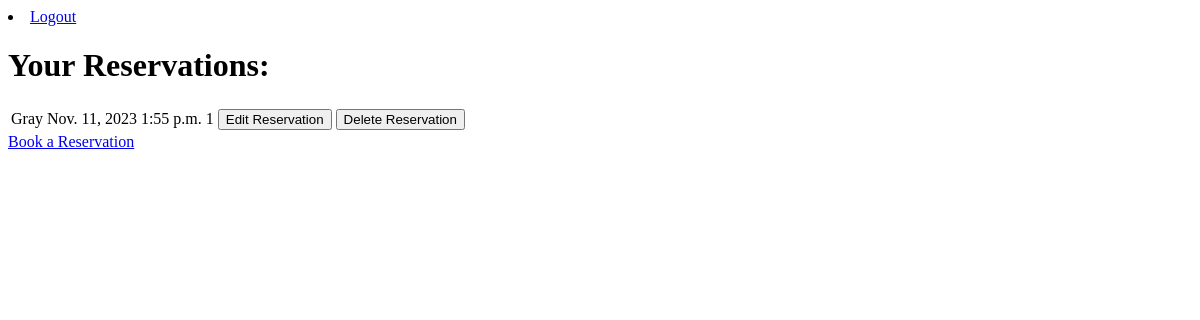
Page / (signed in) on the earlier database version.
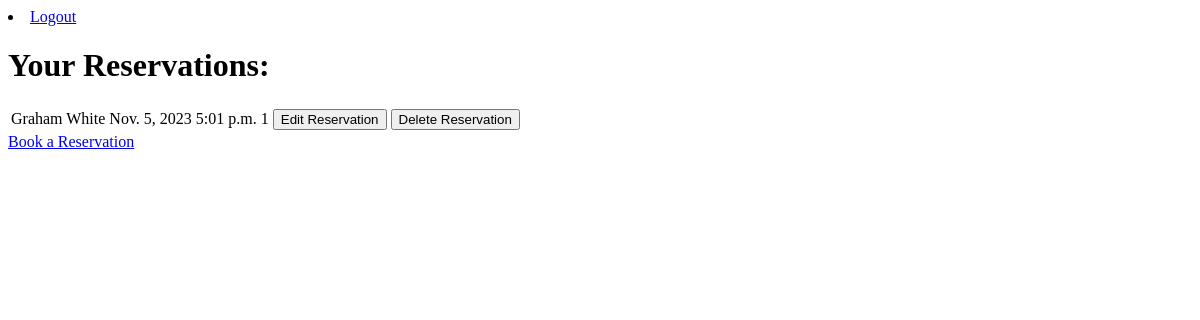
Same page on the later database version.
### booking/models.py (models this page shows, shortened)
class Reservation(models.Model):
    name = models.CharField(max_length=50, null=False, blank=False)
    date = models.DateField(null=False, blank=False)
    time = models.TimeField(null=False, blank=False)
    guest_number = models.IntegerField(null=False, blank=False)
    user = models.ForeignKey(
        settings.AUTH_USER_MODEL, on_delete=models.CASCADE,
        blank=True, null=True
        )
    class Meta:
        unique_together = ('date', 'time',)

### booking/views.py (the view)
# urls.py: path('', views.get_booking_list, name='get_booking_list'),
@login_required
def get_booking_list(request):
    reservations = Reservation.objects.all()
    context = {
        'reservations': reservations
    }
    return render(request, 'booking/booking_list.html', context)

### booking/templates/booking/booking_list.html (shortened to what this page needs)
<!DOCTYPE html>
<html lang="en">
<head>
</head>
<body>
    {% if user.is_authenticated %}
        <li class="nav-item">
            <a class="nav-link" href="{% url 'account_logout' %}">Logout</a>
        </li>
        <h1>Your Reservations:</h1>
        <table>
        {% for reservation in reservations %}
            {% if reservation.user == request.user %}
                <tr>
                    <td>{{ reservation.name }}</td>
                    <td>{{ reservation.date }}</td>
                    <td>{{ reservation.time }}</td>
                    <td>{{ reservation.guest_number }}</td>
                    <td>
                        <a href="/edit/{{ reservation.id }}">
                                <button>Edit Reservation</button>
                        </a>
                    </td>
                    <td>
                        <a href="/delete/{{ reservation.id }}">
                            <button>Delete Reservation</button>
                        </a>
                    </td>
                </tr>
            {% endif %}
            {% empty %}
            <tr><td>You have no reservations!</td></tr>
        {% endfor %}
        </table>
        <a href="/create">Book a Reservation</a>
    {% endif %}
</body>
</html>

Differences in the rows shown:
removed Reservation: name "Gray", date "Nov. 11, 2023", time "1:55 p.m.", guest_number "1"
added Reservation: name "Graham White", date "Nov. 5, 2023", time "5:01 p.m.", guest_number "1"
